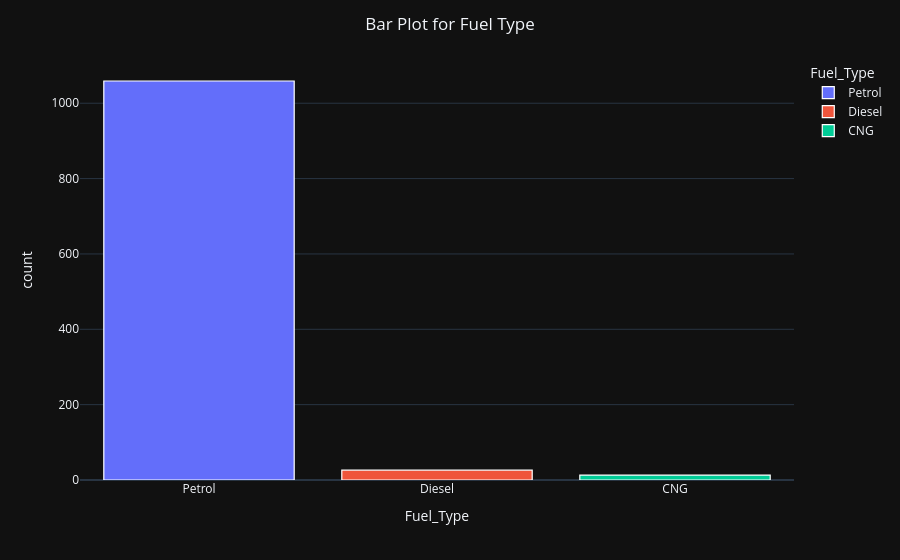

Here is the notebook cell this chart was saved with:
### Code cell
fig = px.bar(data,x='Fuel_Type',y='count',template='plotly_dark',color='Fuel_Type') #Ploting the bar plot for fuel type column
fig.update_traces(marker_line_color='white',marker_line_width=1.2)
fig.update_layout(title='Bar Plot for Fuel Type',
                 title_x=0.5)
fig.show()

### Figure 1 — Plotly figure (JSON) as saved in the notebook; plotly's stock layout.template omitted (floating-point values rounded to 4 significant figures)
{"data": [{"alignmentgroup": "True", "hovertemplate": "Fuel_Type=%{x}<br>count=%{y}<extra></extra>", "legendgroup": "Petrol", "marker": {"color": "#636efa", "line": {"color": "white", "width": 1.2}, "pattern": {"shape": ""}}, "name": "Petrol", "offsetgroup": "Petrol", "orientation": "v", "showlegend": true, "textposition": "auto", "type": "bar", "x": ["Petrol"], "xaxis": "x", "y": [1059], "yaxis": "y"}, {"alignmentgroup": "True", "hovertemplate": "Fuel_Type=%{x}<br>count=%{y}<extra></extra>", "legendgroup": "Diesel", "marker": {"color": "#EF553B", "line": {"color": "white", "width": 1.2}, "pattern": {"shape": ""}}, "name": "Diesel", "offsetgroup": "Diesel", "orientation": "v", "showlegend": true, "textposition": "auto", "type": "bar", "x": ["Diesel"], "xaxis": "x", "y": [26], "yaxis": "y"}, {"alignmentgroup": "True", "hovertemplate": "Fuel_Type=%{x}<br>count=%{y}<extra></extra>", "legendgroup": "CNG", "marker": {"color": "#00cc96", "line": {"color": "white", "width": 1.2}, "pattern": {"shape": ""}}, "name": "CNG", "offsetgroup": "CNG", "orientation": "v", "showlegend": true, "textposition": "auto", "type": "bar", "x": ["CNG"], "xaxis": "x", "y": [13], "yaxis": "y"}], "layout": {"autosize": true, "barmode": "relative", "legend": {"title": {"text": "Fuel_Type"}, "tracegroupgap": 0}, "margin": {"t": 60}, "title": {"text": "Bar Plot for Fuel Type", "x": 0.5}, "xaxis": {"anchor": "y", "autorange": true, "categoryarray": ["Petrol", "Diesel", "CNG"], "categoryorder": "array", "domain": [0, 1], "range": [-0.5, 2.5], "title": {"text": "Fuel_Type"}, "type": "category"}, "yaxis": {"anchor": "x", "autorange": true, "domain": [0, 1], "range": [0, 1115.0], "title": {"text": "count"}, "type": "linear"}}}
